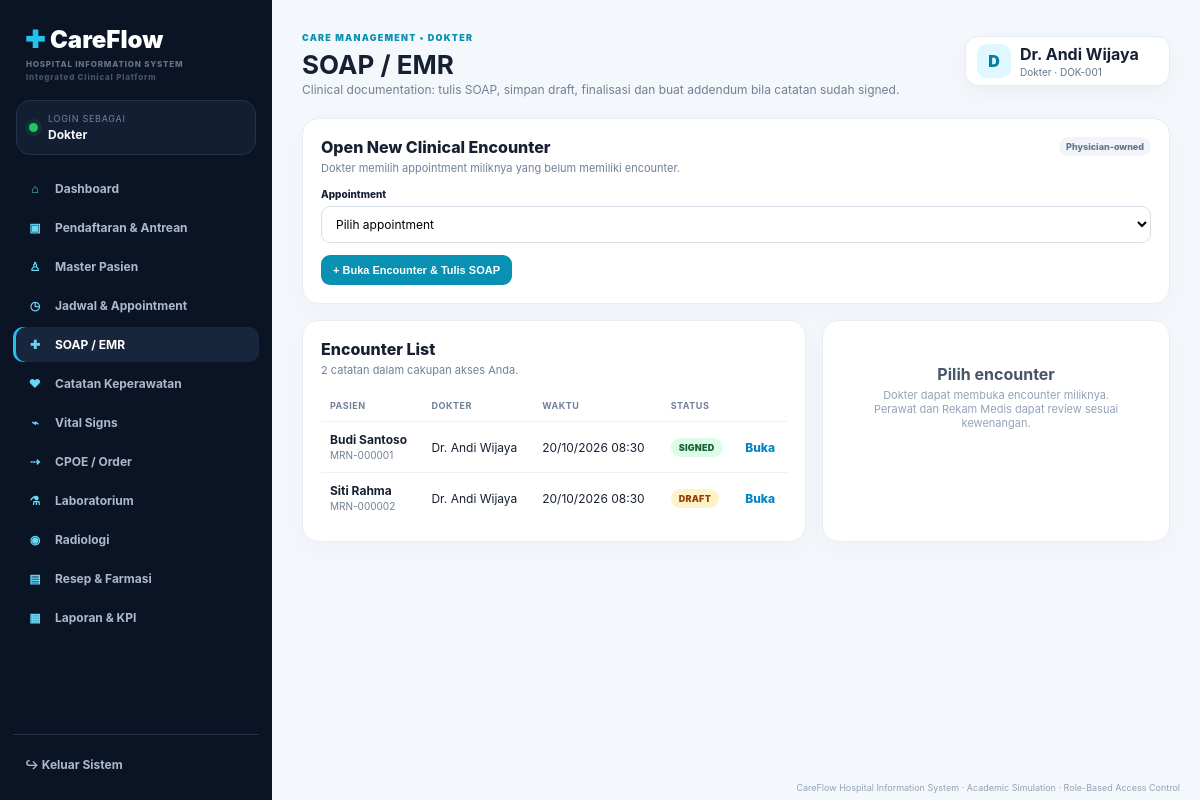
The page /encounters.php (signed in) on the database its author committed.
### tables this page shows
CREATE TABLE encounters(id INT AUTO_INCREMENT PRIMARY KEY,appointment_id INT NULL,patient_id INT NOT NULL,doctor_id INT NOT NULL,encounter_date DATETIME DEFAULT CURRENT_TIMESTAMP,chief_complaint TEXT,subjective TEXT,objective TEXT,assessment TEXT,plan TEXT,diagnosis_code VARCHAR(30),diagnosis_name VARCHAR(180),allergies TEXT,clinical_status VARCHAR(30) DEFAULT 'draft',signed_at DATETIME NULL);

CREATE TABLE patients(id INT AUTO_INCREMENT PRIMARY KEY,user_id INT NULL,mrn VARCHAR(30) UNIQUE NOT NULL,name VARCHAR(120) NOT NULL,nik VARCHAR(30),gender VARCHAR(20) NOT NULL,birth_date DATE NOT NULL,blood_type VARCHAR(5),phone VARCHAR(30),address TEXT,emergency_contact VARCHAR(120),emergency_phone VARCHAR(30),insurance VARCHAR(80),created_at TIMESTAMP DEFAULT CURRENT_TIMESTAMP);

CREATE TABLE users(id INT AUTO_INCREMENT PRIMARY KEY,name VARCHAR(120) NOT NULL,email VARCHAR(160) UNIQUE NOT NULL,password_hash VARCHAR(255) NOT NULL,role VARCHAR(40) NOT NULL,employee_no VARCHAR(40),phone VARCHAR(30),is_active TINYINT(1) DEFAULT 1,created_at TIMESTAMP DEFAULT CURRENT_TIMESTAMP);

### config/auth.php (called while the page is built, shortened)
<?php
function h(?string $v): string { return htmlspecialchars((string)($v ?? ''),ENT_QUOTES,'UTF-8'); }
function current_role(): string{return $_SESSION['user']['role']??'';}
function is_role(string ...$roles): bool{return in_array(current_role(),$roles,true);}
?>

### encounters.php (the view, shortened to what this page needs)
<?php require_once __DIR__.'/config/database.php';require_once __DIR__.'/config/auth.php';require_page('encounters.php');
$did=doctor_id($pdo);
$appointments=[];if(is_role('doctor')){$s=$pdo->prepare("SELECT a.id,a.appointment_date,a.queue_no,p.name,p.mrn FROM appointments a JOIN patients p ON p.id=a.patient_id LEFT JOIN encounters e ON e.appointment_id=a.id WHERE a.doctor_id=? AND e.id IS NULL AND a.status NOT IN ('cancelled','no_show') ORDER BY a.appointment_date DESC");$s->execute([$did]);$appointments=$s->fetchAll();}
$where='';$params=[];if(is_role('doctor')){$where='WHERE e.doctor_id=?';$params=[$did];}elseif(is_role('nurse')){$where='WHERE EXISTS(SELECT 1 FROM nursing_notes n WHERE n.encounter_id=e.id AND n.nurse_id=? ) OR EXISTS(SELECT 1 FROM appointments a WHERE a.id=e.appointment_id AND a.appointment_date>=DATE_SUB(NOW(),INTERVAL 24 HOUR))';$params=[current_user_id()];}
$sql="SELECT e.*,p.name patient,p.mrn,u.name doctor FROM encounters e JOIN patients p ON p.id=e.patient_id JOIN doctors d ON d.id=e.doctor_id JOIN users u ON u.id=d.user_id $where ORDER BY e.encounter_date DESC";$s=$pdo->prepare($sql);$s->execute($params);$list=$s->fetchAll();
$e=null;
include __DIR__.'/includes/header.php';?>
<?php if(is_role('doctor')):?><div class="card"><div class="card-header"><div><h3 class="section-title">Open New Clinical Encounter</h3><p class="section-subtitle">Dokter memilih appointment miliknya yang belum memiliki encounter.</p></div><span class="tag">Physician-owned</span></div><?php if($appointments):?><form method="post" class="form-grid"><input type="hidden" name="csrf" value="<?=h(csrf_token())?>"><input type="hidden" name="action" value="create"><div style="grid-column:1/-1"><label>Appointment</label><select name="appointment_id" required><option value="">Pilih appointment</option><?php foreach($appointments as $a):?><option value="<?=$a['id']?>">#<?=$a['id']?> · <?=h($a['mrn'].' — '.$a['name'].' · '.date('d/m/Y H:i',strtotime($a['appointment_date'])))?></option><?php endforeach;?></select></div><div><button class="btn primary">+ Buka Encounter & Tulis SOAP</button></div></form><?php else:?><div class="empty"><strong>Tidak ada appointment baru</strong><p>Semua appointment Anda yang relevan sudah memiliki encounter, atau belum ada jadwal.</p></div><?php endif;?></div><div style="height:16px"></div><?php endif;?>
<div class="grid two"><div class="card"><div class="card-header"><div><h3 class="section-title">Encounter List</h3><p class="section-subtitle"><?=count($list)?> catatan dalam cakupan akses Anda.</p></div></div><div class="table-wrap"><table><tr><th>Pasien</th><th>Dokter</th><th>Waktu</th><th>Status</th><th></th></tr><?php foreach($list as $r):?><tr><td><b><?=h($r['patient'])?></b><br><span class="mini"><?=h($r['mrn'])?></span></td><td><?=h($r['doctor'])?></td><td><?=h(date('d/m/Y H:i',strtotime($r['encounter_date'])))?></td><td><span class="badge <?=$r['clinical_status']==='draft'?'warn':($r['clinical_status']==='amended'?'info':'ok')?>"><?=h(strtoupper($r['clinical_status']))?></span></td><td><a class="table-link" href="encounters.php?id=<?=$r['id']?>">Buka</a></td></tr><?php endforeach;?></table></div></div>
<div class="card"><?php if(!$e):?><div class="empty"><strong>Pilih encounter</strong><p>Dokter dapat membuka encounter miliknya. Perawat dan Rekam Medis dapat review sesuai kewenangan.</p></div><?php endif;?></div></div>
<?php include __DIR__.'/includes/footer.php';?>

### assets/css/app.css (style rules this page uses)
* { box-sizing:border-box }
body { margin:0;font-family:Inter,ui-sans-serif,system-ui,-apple-system,"Segoe UI",sans-serif;background:#f4f7fb;color:#172033 }
a { text-decoration:none;color:inherit }
.grid { display:grid;gap:16px }
.two { grid-template-columns:1.45fr 1fr }
.card { background:#fff;border:1px solid #e7edf4;border-radius:16px;padding:18px;box-shadow:0 7px 26px #17203308 }
.card-header { display:flex;justify-content:space-between;align-items:flex-start;gap:12px;margin-bottom:13px }
.section-title { font-size:16px;font-weight:800;margin:0 }
.section-subtitle { font-size:11px;color:#718096;margin:4px 0 0 }
.table-wrap { overflow:auto }
table { width:100%;border-collapse:collapse }
th,td { text-align:left;padding:10px 9px;border-bottom:1px solid #edf1f5;font-size:12px;white-space:nowrap }
th { color:#718096;font-size:9px;text-transform:uppercase;letter-spacing:.06em }
tr:last-child td { border-bottom:0 }
.table-link { color:#0284c7;font-weight:800 }
.badge { padding:4px 8px;border-radius:999px;font-size:9px;font-weight:900;letter-spacing:.03em;display:inline-block }
.ok { background:#dcfce7;color:#166534 }
.warn { background:#fef3c7;color:#92400e }
.btn { border:0;border-radius:9px;padding:9px 12px;font-weight:800;cursor:pointer;display:inline-flex;align-items:center;justify-content:center;gap:6px;font-size:11px }
.primary { background:#0891b2;color:#fff }
.form-grid { display:grid;grid-template-columns:repeat(2,1fr);gap:12px }
label { display:block;font-size:10px;font-weight:850;margin:0 0 6px }
input,select,textarea { width:100%;padding:9px 10px;border:1px solid #d7e0e9;border-radius:9px;outline:none;background:#fff;font:inherit;font-size:12px }
.empty { padding:25px;text-align:center;color:#94a3b8 }
.empty strong { display:block;color:#475569;margin-bottom:4px }
.empty p { margin:0;font-size:11px }
.mini { font-size:10px;color:#718096 }
.tag { font-size:9px;font-weight:800;color:#64748b;background:#f1f5f9;border-radius:999px;padding:4px 7px }

### rows shown on the page
encounters: patient.name "Budi Santoso", patient.mrn "MRN-000001", users.name "Dr. Andi Wijaya", encounter_date "20/10/2026 08:30", clinical_status "SIGNED"
encounters: patient.name "Siti Rahma", patient.mrn "MRN-000002", users.name "Dr. Andi Wijaya", encounter_date "20/10/2026 08:30", clinical_status "DRAFT"

### other values the page prints
role_label($role) "Dokter"
$item['icon'] "⌂"
$item['label'] "Dashboard"
$item['icon'] "▣"
$item['label'] "Pendaftaran & Antrean"
$item['icon'] "♙"
$item['label'] "Master Pasien"
$item['icon'] "◷"
$item['label'] "Jadwal & Appointment"
$item['icon'] "✚"
$item['label'] "SOAP / EMR"
$item['icon'] "♥"
$item['label'] "Catatan Keperawatan"
$item['icon'] "⌁"
$item['label'] "Vital Signs"
